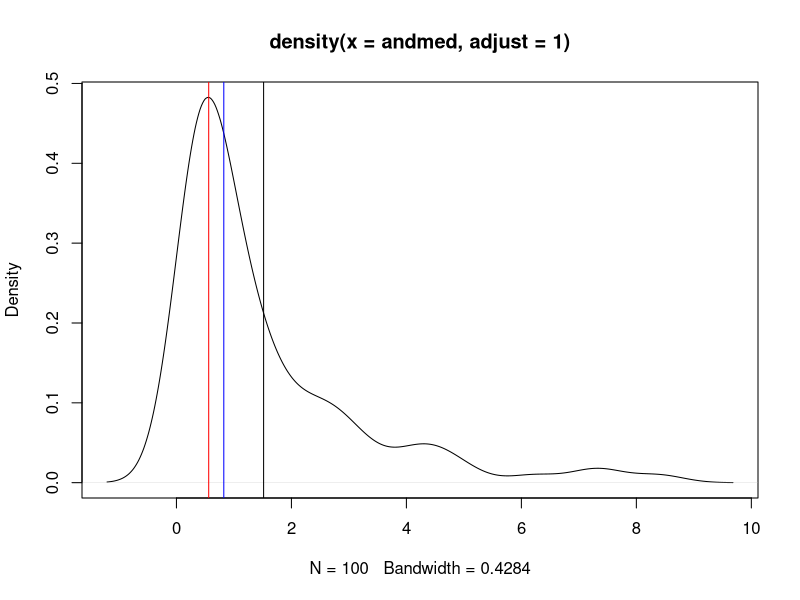
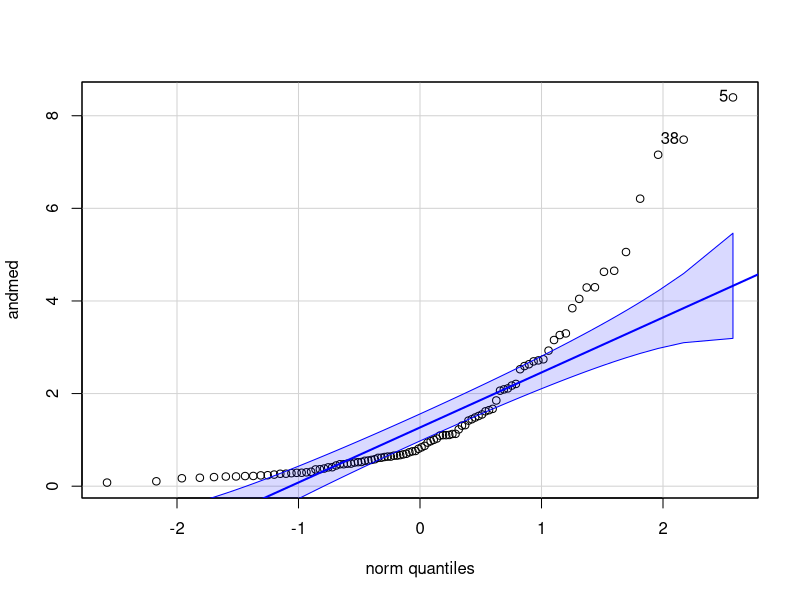
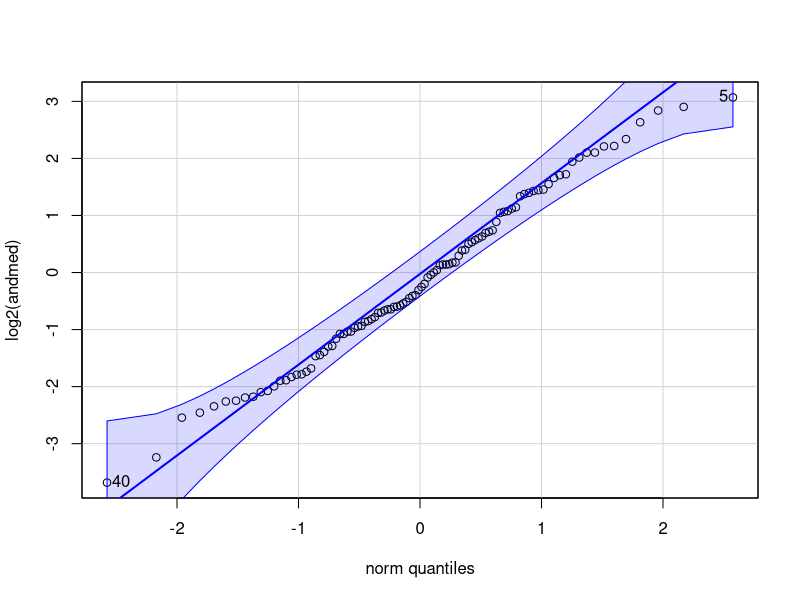

Recreate these plots in R, in order. (Note: this script raises an error after producing the figures.)
## ---- chunk 1
library(tidyverse)
library(stringr)
library(car)
## ---- chunk 2
andmed <- rlnorm(100)
mode <-  function(x, adjust = 1) {
  x <- na.omit(x)
  dx <- density(x, adjust = adjust)
  dx$x[which.max(dx$y)]
}
plot(density(andmed, adjust = 1))
abline(v = mode(andmed), col = "red")
abline(v = median(andmed), col = "blue")
abline(v = mean(andmed))
## ---- chunk 3
multiplicative_sd <- function(x) {
  x <- na.omit(x)
  log_data <- log10(x)
  log_mean <- mean(log_data)
  log_sd <- sd(log_data)
  geom_mean <- 10**log_mean
  mult_sd <- 10**log_sd
  lower1 <- geom_mean/mult_sd
  upper1 <- geom_mean * mult_sd
  lower2 <- geom_mean/(mult_sd**2)
  upper2 <- geom_mean * (mult_sd**2)
  Mean <- mean(x)
  lower3 <- mean(x) - sd(x)
  upper3 <- mean(x) + sd(x)
  lower4 <- mean(x) - sd(x)*2
  upper4 <- mean(x) + sd(x)*2
  tibble(SD = c("multiplicative_SD", 
                "multiplicative_2_SD", 
                "additive_SD", 
                "additive_2_SD"), 
         MEAN = c(geom_mean, 
                  geom_mean, 
                  Mean, 
                  Mean), 
         lower = c(lower1, 
                   lower2, 
                   lower3, 
                   lower4), 
         upper = c(upper1, 
                   upper2, 
                   upper3, 
                   upper4))
}

multiplicative_sd(andmed) %>% knitr::kable()
## ---- chunk 4
set.seed(5363)
norm_andmed <- rnorm(3, 100, 20)
knitr::kable(multiplicative_sd(norm_andmed))
## ---- chunk 5
qqPlot(andmed)
## ---- chunk 6
qqPlot(log2(andmed))
## ---- chunk 7
mad(andmed, constant = 1); sd(andmed); mad(andmed)
## ---- chunk 8
mad(log10(andmed), constant = 1); sd(log10(andmed)); mad(log10(andmed))
## ---- chunk 9
cor(iris$Sepal.Length, iris$Sepal.Width, use = "complete.obs")
## ---- chunk 10
anscombe_long <- bind_cols(id = 1:11, anscombe) %>% 
  gather(key, value, -id) %>% 
  mutate(axis = str_extract(key, "[xy]"),
         q = letters[as.numeric(str_extract(key, "[0-9]"))]) %>%
  select(-key) %>% 
  spread(axis, value)
anscombe_r <- anscombe_long %>%
  group_by(q) %>%
  summarise(R = round(cor(x, y), 2))
anscombe_long %>% 
  ggplot(aes(x, y)) +
  geom_point() +
  annotate("text", x = 10, y = 12, label = sprintf("r = %s", anscombe_r$R)) +
  facet_wrap(~q) +
  theme(strip.text = element_text(hjust = 0))
## ---- chunk 11
# numeric columns only!
# the following gives cor matrix with 
# frequentist correction for mutliple testing:
# print(psych::corr.test(iris[-5]))
# only numeric cols allowed! Hence -Species
knitr::kable(cor(iris[,-5]))
